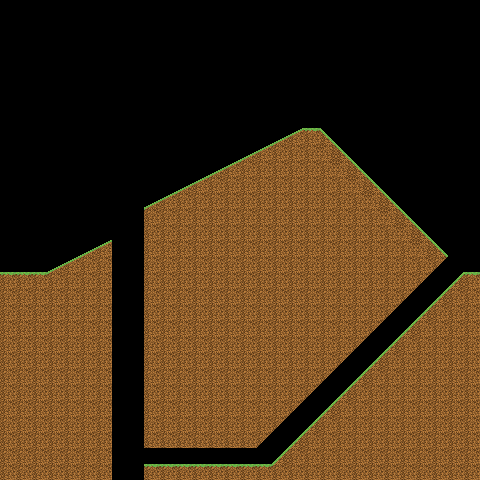

Tiled map render using the project's own tile images. Description and the whole map definition, tile-layer contents included, below:
An orthogonal 30x30 tile map with 16x16 px tiles, 1 tile layer (walls).

<map version="1.10" tiledversion="1.10.2" orientation="orthogonal" renderorder="right-down" width="30" height="30" tilewidth="16" tileheight="16" infinite="0" nextlayerid="2" nextobjectid="1">
 <editorsettings>
  <export target="grass_7.tmj" format="json" />
 </editorsettings>
 <tileset firstgid="1" source="../grass.tsx" />
 <layer id="1" name="walls" width="30" height="30">
  <data encoding="csv">
0,0,0,0,0,0,0,0,0,0,0,0,0,0,0,0,0,0,0,0,0,0,0,0,0,0,0,0,0,0,
0,0,0,0,0,0,0,0,0,0,0,0,0,0,0,0,0,0,0,0,0,0,0,0,0,0,0,0,0,0,
0,0,0,0,0,0,0,0,0,0,0,0,0,0,0,0,0,0,0,0,0,0,0,0,0,0,0,0,0,0,
0,0,0,0,0,0,0,0,0,0,0,0,0,0,0,0,0,0,0,0,0,0,0,0,0,0,0,0,0,0,
0,0,0,0,0,0,0,0,0,0,0,0,0,0,0,0,0,0,0,0,0,0,0,0,0,0,0,0,0,0,
0,0,0,0,0,0,0,0,0,0,0,0,0,0,0,0,0,0,0,0,0,0,0,0,0,0,0,0,0,0,
0,0,0,0,0,0,0,0,0,0,0,0,0,0,0,0,0,0,0,0,0,0,0,0,0,0,0,0,0,0,
0,0,0,0,0,0,0,0,0,0,0,0,0,0,0,0,0,0,0,0,0,0,0,0,0,0,0,0,0,0,
0,0,0,0,0,0,0,0,0,0,0,0,0,0,0,0,0,1,2,8,3,0,0,0,0,0,0,0,0,0,
0,0,0,0,0,0,0,0,0,0,0,0,0,0,0,1,2,5,6,6,7,3,0,0,0,0,0,0,0,0,
0,0,0,0,0,0,0,0,0,0,0,0,0,1,2,5,6,6,6,6,6,7,3,0,0,0,0,0,0,0,
0,0,0,0,0,0,0,0,0,0,0,1,2,5,6,6,6,6,6,6,6,6,7,3,0,0,0,0,0,0,
0,0,0,0,0,0,0,0,0,1,2,5,6,6,6,6,6,6,6,6,6,6,6,7,3,0,0,0,0,0,
0,0,0,0,0,0,0,0,0,5,6,6,6,6,6,6,6,6,6,6,6,6,6,6,7,3,0,0,0,0,
0,0,0,0,0,0,0,0,0,6,6,6,6,6,6,6,6,6,6,6,6,6,6,6,6,7,3,0,0,0,
0,0,0,0,0,1,2,0,0,6,6,6,6,6,6,6,6,6,6,6,6,6,6,6,6,6,7,3,0,0,
0,0,0,1,2,5,6,0,0,6,6,6,6,6,6,6,6,6,6,6,6,6,6,6,6,6,6,16,0,0,
8,8,8,5,6,6,6,0,0,6,6,6,6,6,6,6,6,6,6,6,6,6,6,6,6,6,15,0,9,8,
6,6,6,6,6,6,6,0,0,6,6,6,6,6,6,6,6,6,6,6,6,6,6,6,6,15,0,9,5,6,
6,6,6,6,6,6,6,0,0,6,6,6,6,6,6,6,6,6,6,6,6,6,6,6,15,0,9,5,6,6,
6,6,6,6,6,6,6,0,0,6,6,6,6,6,6,6,6,6,6,6,6,6,6,15,0,9,5,6,6,6,
6,6,6,6,6,6,6,0,0,6,6,6,6,6,6,6,6,6,6,6,6,6,15,0,9,5,6,6,6,6,
6,6,6,6,6,6,6,0,0,6,6,6,6,6,6,6,6,6,6,6,6,15,0,9,5,6,6,6,6,6,
6,6,6,6,6,6,6,0,0,6,6,6,6,6,6,6,6,6,6,6,15,0,9,5,6,6,6,6,6,6,
6,6,6,6,6,6,6,0,0,6,6,6,6,6,6,6,6,6,6,15,0,9,5,6,6,6,6,6,6,6,
6,6,6,6,6,6,6,0,0,6,6,6,6,6,6,6,6,6,15,0,9,5,6,6,6,6,6,6,6,6,
6,6,6,6,6,6,6,0,0,6,6,6,6,6,6,6,6,15,0,9,5,6,6,6,6,6,6,6,6,6,
6,6,6,6,6,6,6,0,0,6,6,6,6,6,6,6,15,0,9,5,6,6,6,6,6,6,6,6,6,6,
6,6,6,6,6,6,6,0,0,0,0,0,0,0,0,0,0,9,5,6,6,6,6,6,6,6,6,6,6,6,
6,6,6,6,6,6,6,0,0,8,8,8,8,8,8,8,8,5,6,6,6,6,6,6,6,6,6,6,6,6
</data>
 </layer>
</map>
